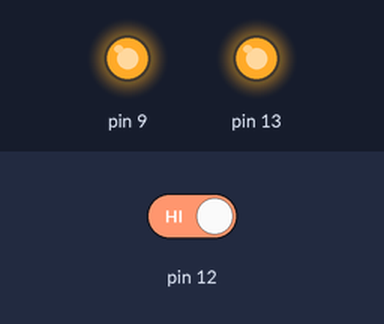
A sketch run on a simulated Arduino Uno, built with avr-gcc and run on an emulated ATmega328P. Parts: output pins drawn as LEDs (lit = HIGH). Dashed ring = blinking. The inputs (shaded band) are chosen by the test bench; at power-on: pin 12 HIGH.

Above: at 2.3 s.
2.4 s: pin 12 driven LOW
At 5.3 s:
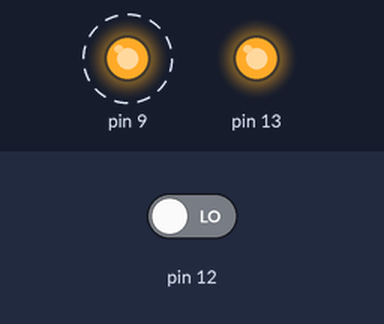
5.4 s: pin 12 driven HIGH
At 5.9 s:
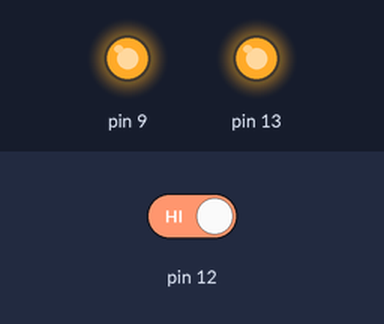
Timing chart, 0 to 8.4 s (numbered marks = the images above; inputs shaded):
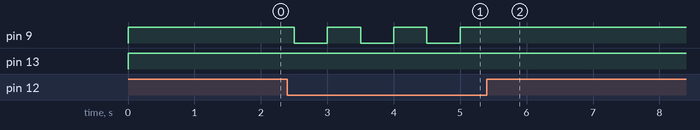

The sketch:

sketch_jun16a.ino
```cpp
void setup() {
  // put your setup code here, to run once:
   pinMode( 13 , OUTPUT );
   pinMode( 9 , OUTPUT );
   pinMode( 12 , INPUT);

}

void loop() {
  // put your main code here, to run repeatedly:
    digitalWrite(13, HIGH );
    digitalWrite(9, HIGH );
    digitalWrite(8, LOW );
    delay(500);
//black
  if (digitalRead(12) == LOW) {
    digitalWrite(9, LOW );
    delay(500);
  }
//other color
  if (digitalRead(12) == HIGH ) {
    digitalWrite(9, HIGH );
    delay(500);
  }

}
```

Measured:
- after the input at 2.4 s, pin 9: alternates HIGH for 0.50 s and LOW for 0.50 s, starting after 0.10 s
- after the input at 5.4 s, pin 9: stops changing and stays HIGH
